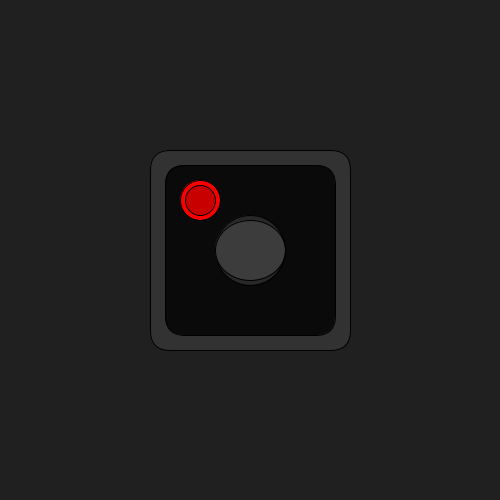
Frame 1 (no input)
Frame 60 (the mouse pressed at the canvas centre just before this capture): identical to frame 1, image omitted
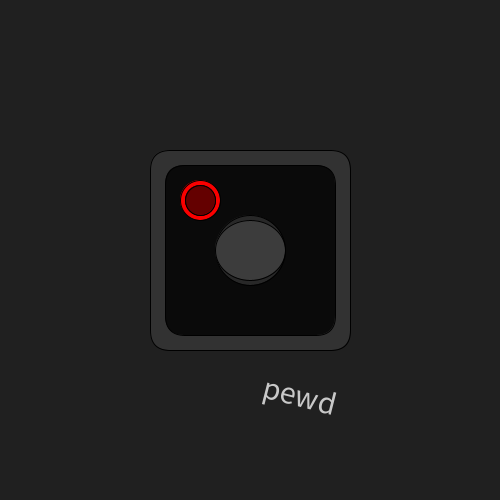
Frame 120 (the mouse held since frame 60 and released just before this capture)

The Processing sketch that drew these frames (run headless with seeded random() and noise(); from frame 60 on, the mouse is pressed at the canvas centre):

// Processing sketch: s19magd150lab06_Stempinski
// ── s19magd150lab06_Stempinski.pde
class JoyButton{
  int pressed = 0;
  int pressedState = 0;

void display(){
      rectMode(CENTER);
  fill(50);
  rect(x,y,w,h,20);
  fill(10);
  rect(x,y,170,170, 20);
  fill(250,0,0);
  ellipse(200,200,40,40);
  fill(200,0,0);
  ellipse(200,200,30,30);
  fill(40);
  ellipse(250,250,70,70);
  fill(60);
  ellipse(250,250,70,60);
  
  
}

void JoyStick(){
  if (keyPressed == true) {
    fill(60);
    ellipse(250,250, 70,60);
    
    if (keyPressed) {
      if (key == 'a') {
        fill(40);
        ellipse(250,250,70,60);
        fill(60);
        ellipse(230,250,70,60);
      } else {
        if (keyPressed) {
        if (key == 'd') {
          fill(40);
          ellipse(250,250,70,60);
          fill(60);
          ellipse(270,250,70,60);
        } //Depending on which key is pressed, the ellipse, which represents the joystick, moves left or right
      
      }
    }
  }
  }
}
void move(){
   if(mousePressed){
    fill(100,0,0);
    ellipse(200,200,30,30);
    textSize(32);
    fill(200);
    rotate(.25);
    text("pew" + char(int(random(100,100))), random(width), random(height));
     //"Pew" only appears in the signified field of the screen. 
     println("Ship Destroyed");
   }   
}
}

// ── s19magd150lab06_BStempinski.pde
JoyButton myJoyButton;
//Atari: Playing Space Invaders 

  int x = 250;
  int y = 250;
  int w = 200;
  int h = 200;
void setup(){
  size(500,500);
  myJoyButton= new JoyButton();
}

void draw(){
  background(32);
  myJoyButton.display();
  myJoyButton.move();
  myJoyButton.JoyStick();
  }
